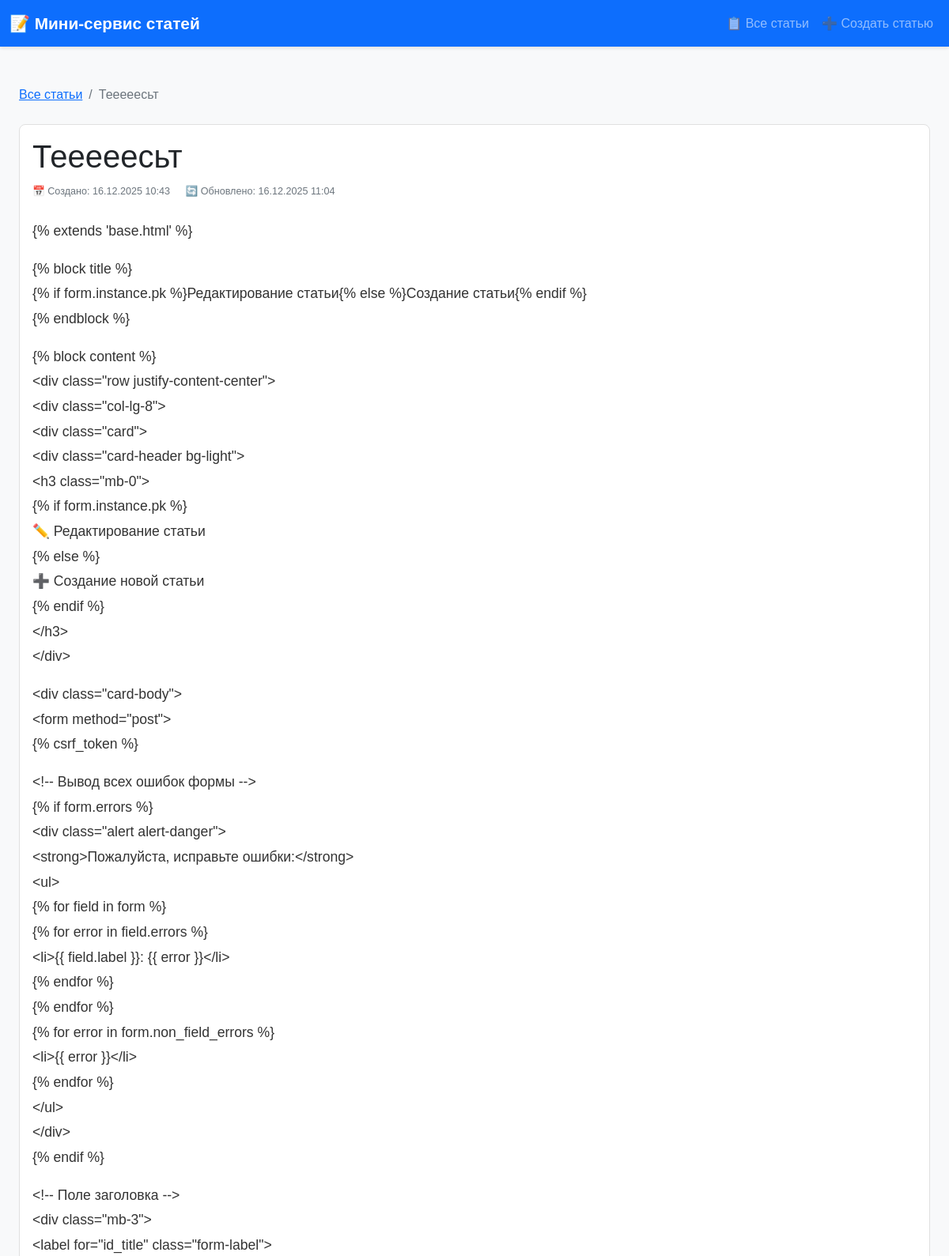
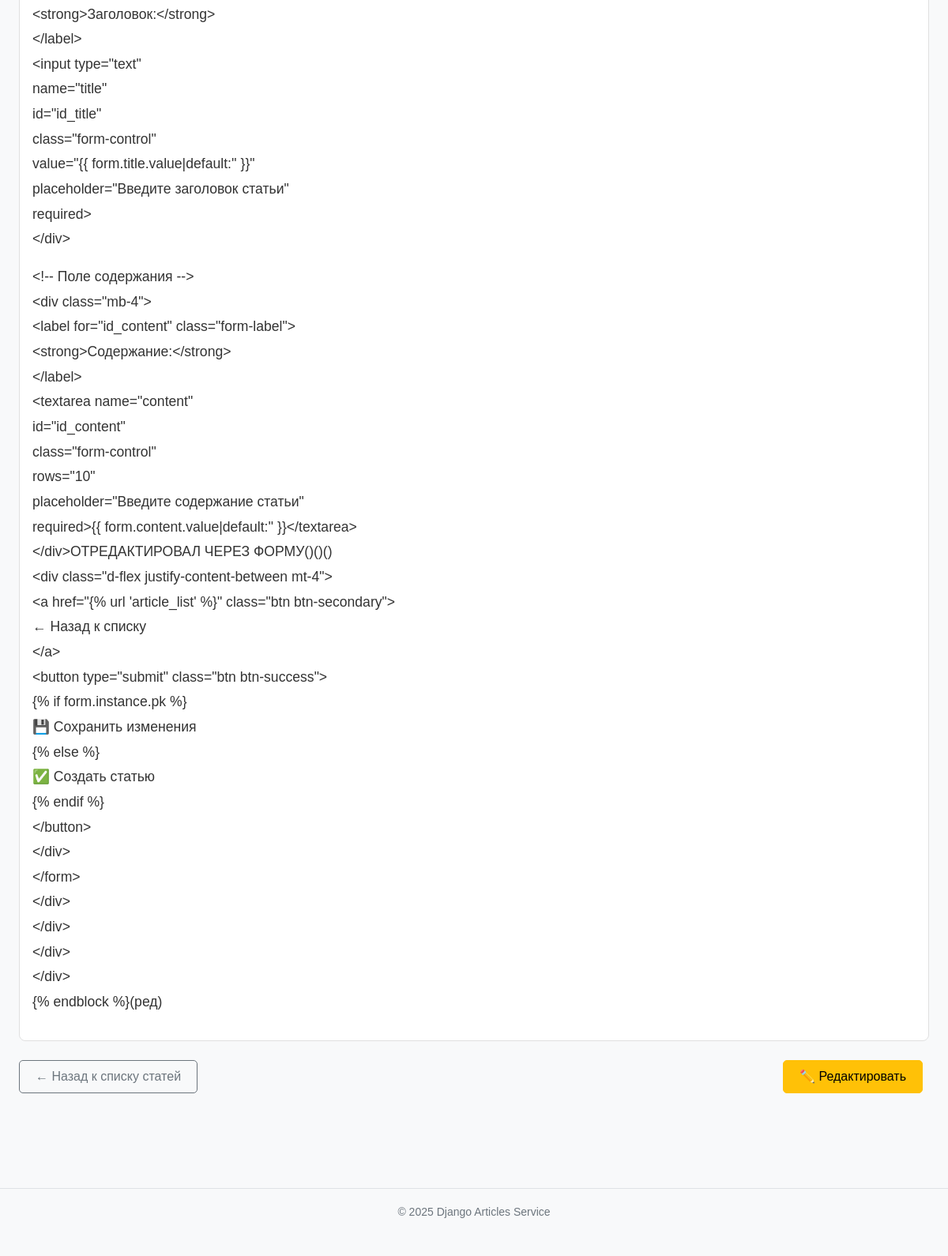
Page /articles/2/ on the committed database (2 pictures, top to bottom).
### articles/models.py (models this page shows, shortened)
class Article(models.Model):
    title = models.CharField(max_length=200, verbose_name="Заголовок")
    content = models.TextField(verbose_name="Содержание")
    created_at = models.DateTimeField(default=timezone.now, verbose_name="Дата создания")
    updated_at = models.DateTimeField(auto_now=True, verbose_name="Дата обновления")
    class Meta:
        ordering = ['-created_at']
        verbose_name = "Статья"
        verbose_name_plural = "Статьи"

### articles/views.py (the view)
# urls.py: path('<int:pk>/', views.ArticleDetailView.as_view(), name='article_detail'),
class ArticleDetailView(DetailView):
    model = Article
    template_name = 'articles/article_detail.html'
    context_object_name = 'article'

### templates/articles/article_detail.html (shortened to what this page needs)
{% extends 'base.html' %}
{% block content %}
<div class="container py-4">
    <nav aria-label="breadcrumb" class="mb-4">
        <ol class="breadcrumb">
            <li class="breadcrumb-item"><a href="{% url 'article_list' %}">Все статьи</a></li>
            <li class="breadcrumb-item active">{{ article.title|truncatechars:30 }}</li>
        </ol>
    </nav>
    <div class="card mb-4">
        <div class="card-body">
            <h1 class="card-title">{{ article.title }}</h1>
            <div class="article-meta text-muted mb-4">
                <small>
                    <span class="me-3">
                        📅 Создано: {{ article.created_at|date:"d.m.Y H:i" }}
                    </span>
                    <span>
                        🔄 Обновлено: {{ article.updated_at|date:"d.m.Y H:i" }}
                    </span>
                </small>
            </div>
            <div class="article-content mt-4">
                {{ article.content|linebreaks }}
            </div>
        </div>
    </div>
    <div class="d-flex justify-content-between mb-4">
        <a href="{% url 'article_list' %}" class="btn btn-outline-secondary">
            ← Назад к списку статей
        </a>
        <div>
            <a href="{% url 'article_edit' article.pk %}" class="btn btn-warning me-2">
                ✏️ Редактировать
            </a>
        </div>
    </div>
</div>
{% endblock %}

### static/css/styles.css (style rules this page uses)
:root { --primary-color: #2c3e50; --secondary-color: #3498db; --success-color: #27ae60; --light-bg: #f8f9fa; }
body { background-color: var(--light-bg); font-family: 'Arial', sans-serif; line-height: 1.6; padding-bottom: 50px; }
.container { max-width: 1200px; }
.card { border: 1px solid #e0e0e0; border-radius: 8px; transition: all 0.3s ease; margin-bottom: 20px; }
.btn { border-radius: 5px; padding: 8px 20px; font-weight: 500; transition: all 0.3s ease; }
.article-content { font-size: 1.1rem; line-height: 1.8; color: #333; }
.article-meta { color: #666; font-size: 0.9rem; margin-bottom: 20px; }

### rows in the picture
Article: title "Тееееесьт", created_at "16.12.2025 10:43", updated_at "16.12.2025 11:04", content "{% extends 'base.html' %} {% block title %} {% if form.instance.pk %}Редактирование статьи{% else %}Создание статьи{% endif %} {% endblock %} {% block content %} <div class=\"row justify-content-center\"> <div class=\"col-lg-8\"> <div class=\"card\"> <div class=\"card-header bg-light\"> <h3 class=\"mb-0\"> {% if form.instance.pk %} ✏️ Редактирование статьи {% else %} ➕ Создание новой статьи {% endif %} </h3> </div> <div class=\"card-body\"> <form method=\"post\"> {% csrf_token %} <!-- Вывод всех ошибок формы --> {% if form.errors %} <div class=\"alert alert-danger\"> <strong>Пожалуйста, исправьте ошибки:</strong> <ul> {% for field in form %} {% for error in field.errors %} <li>{{ field.label }}: {{ error…"
